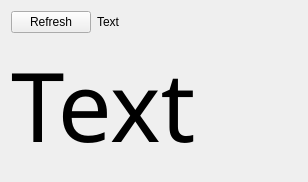
<?xml version="1.0" encoding="UTF-8"?>
<ui version="4.0">
 <class>main</class>
 <widget class="QWidget" name="main">
  <property name="geometry">
   <rect>
    <x>0</x>
    <y>0</y>
    <width>308</width>
    <height>181</height>
   </rect>
  </property>
  <property name="windowTitle">
   <string>Joystick control</string>
  </property>
  <layout class="QVBoxLayout" name="verticalLayout">
   <item>
    <layout class="QHBoxLayout" name="horizontalLayout">
     <item>
      <widget class="QPushButton" name="refresh">
       <property name="sizePolicy">
        <sizepolicy hsizetype="Minimum" vsizetype="Minimum">
         <horstretch>0</horstretch>
         <verstretch>0</verstretch>
        </sizepolicy>
       </property>
       <property name="text">
        <string>Refresh</string>
       </property>
      </widget>
     </item>
     <item>
      <widget class="QLabel" name="hex">
       <property name="sizePolicy">
        <sizepolicy hsizetype="Expanding" vsizetype="Preferred">
         <horstretch>0</horstretch>
         <verstretch>0</verstretch>
        </sizepolicy>
       </property>
       <property name="text">
        <string>Text</string>
       </property>
      </widget>
     </item>
    </layout>
   </item>
   <item>
    <widget class="QLabel" name="text">
     <property name="font">
      <font>
       <family>Arial Black</family>
       <pointsize>72</pointsize>
      </font>
     </property>
     <property name="text">
      <string>Text</string>
     </property>
    </widget>
   </item>
  </layout>
 </widget>
 <resources/>
 <connections/>
</ui>
